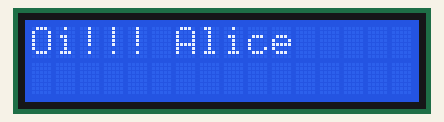
The sketch below on a simulated Arduino Uno, built with avr-gcc and run on an emulated ATmega328P. On the bench: 16×2 character LCD.

Above: at 0.1 s.
At 2.1 s:
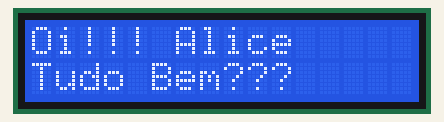
At 4.1 s:
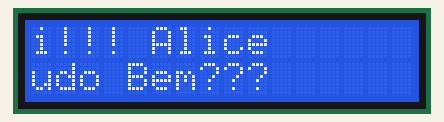
At 5.9 s:
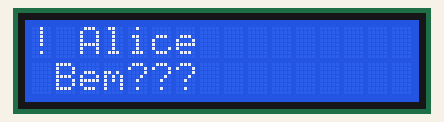
At 7.7 s:
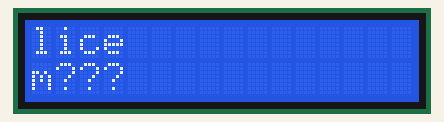
At 10.1 s:
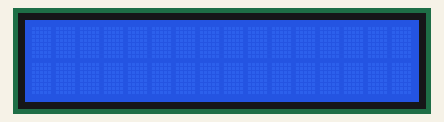

The sketch:

LCDbasico.ino
```cpp
#include <LiquidCrystal.h>

//Criando um objeto da classe LiquidCrystal e
//inicializando com os pinos da interface.
LiquidCrystal lcd(9, 8, 5, 4, 3, 2);

void setup() {
  //Inicializando o LCD e informando o tamanho de 16 colunas e 2 linhas
  //que é o tamanho do LCD JHD 162A usado neste projeto.
  lcd.begin(16, 2);
}

void loop() {
  lcd.clear();                 //limpa o display do LCD.
  lcd.print("Oi!!! Alice ");         //imprime a string no display do LCD.
  delay(2000);

  lcd.setCursor(0,1);          //posiciona o cursor na coluna 0 linha 1 do LCD.
  lcd.print("Tudo Bem???");    //imprime a string no display do LCD.
  delay(2000);

  //Rolando o display para a esquerda 12 vezes
  for (int i = 0; i < 11; i++) {
    lcd.scrollDisplayLeft();
    delay(600);
  }

  delay(1000);
}
```

Measured:
- by itself, everything shown: repeats every 11.6 s, in 13 steps
- what the display in image 1 shows lasts 2.0 s, from 2.1 s to 4.1 s
- what the display in image 2 shows lasts 0.6 s, from 4.1 s to 4.7 s
- what the display in image 5 shows lasts 1.6 s, from 10.1 s to 11.7 s
